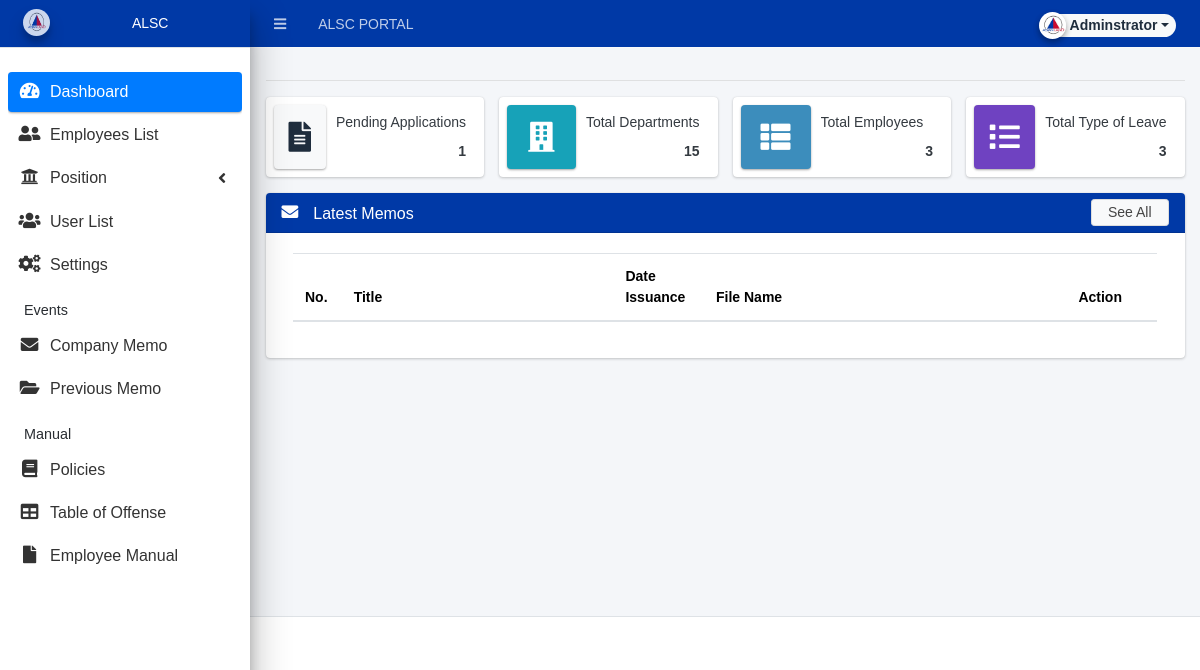
The page /admin/index.php (signed in) on the database as committed earlier.
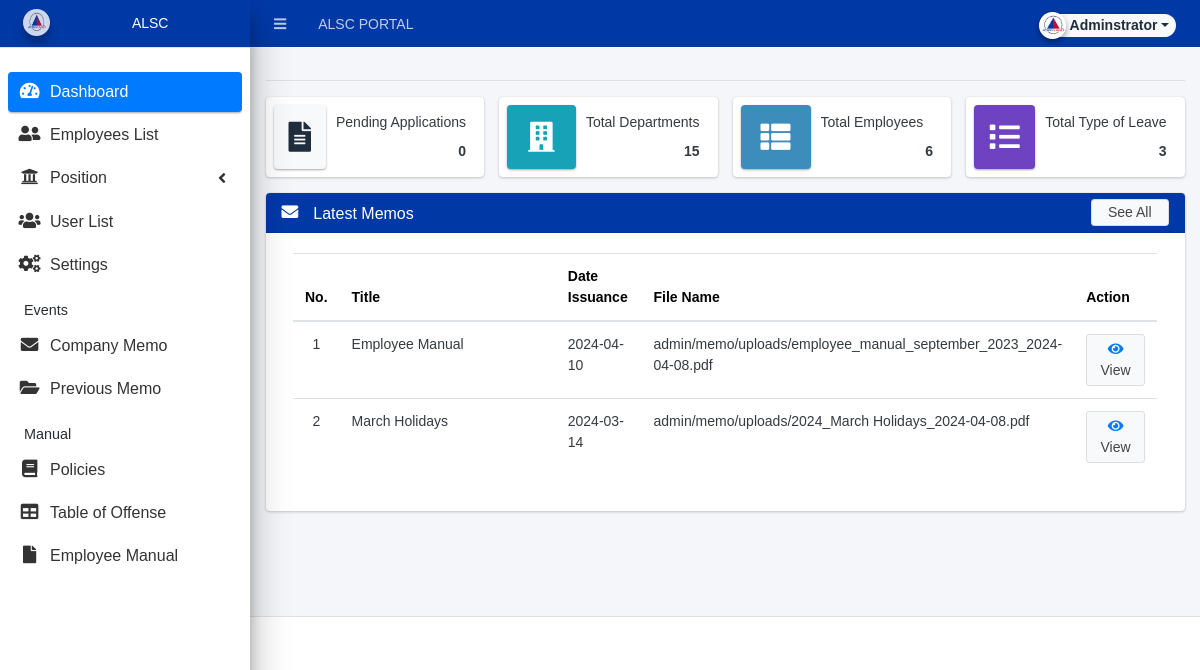
The same page on the database as committed later.
### tables this page shows
CREATE TABLE `uploads` (
  `id` int(30) NOT NULL,
  `title` text NOT NULL,
  `date_issuance` datetime NOT NULL,
  `upload_path` text NOT NULL
);

### classes/DBConnection.php (called while the page is built, shortened)
<?php
class DBConnection{
    private $host = DB_SERVER;
    private $username = DB_USERNAME;
    private $password = DB_PASSWORD;
    private $database = DB_NAME;
    public $conn;
    public function __construct(){
        if (!isset($this->conn)) {
            $this->conn = new mysqli($this->host, $this->username, $this->password, $this->database);
        }
    }
}
?>

### classes/SystemSettings.php (called while the page is built, shortened)
<?php
class SystemSettings extends DBConnection{
	function userdata($field = ''){
		if(!empty($field)){
			if(isset($_SESSION['userdata'][$field]))
				return $_SESSION['userdata'][$field];
			else
				return null;
		}else{
			return false;
		}
	}
}
$_settings = new SystemSettings();
?>

### admin/home.php (the view, shortened to what the changed rows need)
<?php if($_settings->userdata('type') != 3): ?>
<div class="row">
          <div class="col-12 col-sm-6 col-md-3">
            <div class="info-box">
              <span class="info-box-icon bg-light elevation-1"><i class="fas fa-file-alt"></i></span>
              <div class="info-box-content">
                <span class="info-box-text">Pending Applications</span>
                <span class="info-box-number text-right">
                  <?php
                    $pending = $conn->query("SELECT * FROM `leave_applications` where type != 0 and status = 0 ")->num_rows;
                    echo number_format($pending);
                  ?>
                </span>
              </div>
            </div>
          </div>
          <div class="col-12 col-sm-6 col-md-3">
            <div class="info-box mb-3">
              <span class="info-box-icon bg-info elevation-1"><i class="fas fa-building"></i></span>
              <div class="info-box-content">
                <span class="info-box-text">Total Departments</span>
                <span class="info-box-number text-right">
                  <?php
                    $department = $conn->query("SELECT id FROM `department_list` ")->num_rows;
                    echo number_format($department);
                  ?>
                </span>
              </div>
            </div>
          </div>
          <div class="col-12 col-sm-6 col-md-3">
            <div class="info-box mb-3">
              <span class="info-box-icon bg-lightblue elevation-1"><i class="fas fa-th-list"></i></span>
              <div class="info-box-content">
                <span class="info-box-text">Total Employees</span>
                <span class="info-box-number text-right">
                <?php
                    $employee = $conn->query("SELECT DISTINCT(user_id) as total FROM `employee_meta`")->num_rows;
                    echo number_format($employee);
                  ?>
                </span>
              </div>
            </div>
          </div>
          <div class="col-12 col-sm-6 col-md-3">
            <div class="info-box mb-3">
              <span class="info-box-icon bg-purple elevation-1"><i class="fas fa-list"></i>
              </span>
              <div class="info-box-content">
                  <a href="your_php_page.php" style="text-decoration: none; color: inherit;">
                      <span class="info-box-text">Total Type of Leave</span>
                      <span class="info-box-number text-right">
                          <?php
                              $leave_types = $conn->query("SELECT id FROM `leave_types` where status = 1 ")->num_rows;
                              echo number_format($leave_types);
                          ?>
                      </span>
                  </a>
              </div>
            </div>
          </div>
        </div>
<?php endif; ?>
<div class="card">
  <div class="card-body">
    <div class="container-fluid">
      <div class="table-responsive">
        <table class="table">
          <thead>
            <tr style="height:40px;">
              <th style="color: black; width: 5%;">No.</th>
              <th style="color: black; width: 30%;">Title</th>
              <th style="color: black; width: 10%;">Date Issuance</th>
              <th style="color: black; width: 40%;">File Name</th>
              <th style="color: black; width: 10%;">Action</th>
            </tr>
          </thead>
          <tbody>
            <?php
            $i = 1;
            $currentYear = date('Y');
            $qry = $conn->query("SELECT * FROM `uploads` WHERE YEAR(date_issuance) = $currentYear ORDER BY date_issuance DESC limit 5");
            while ($row = $qry->fetch_assoc()):
            ?>
              <tr>
                <td class="text-center"><?php echo $i++; ?></td>
                <td><?php echo $row['title'] ?></td>
                <td><?php echo date('Y-m-d', strtotime($row['date_issuance'])); ?></td>
                <td><?php echo $row['upload_path'] ?></td>
                <td align="center">
                  <a class="btn btn-default btn-sm" style="width: 100%;" href="<?php echo base_url . '/' . $row['upload_path']; ?>" target="_blank" data-id="<?php echo $row['id'] ?>">
                      <span class="fa fa-eye text-primary"></span> View
                  </a>
                </td>
              </tr>
            <?php endwhile; ?>
          </tbody>
        </table>
      </div>
    </div>
  </div>
</div>

Rows that differ between the two databases and show on the page:
added uploads: title "Employee Manual", date_issuance "2024-04-10", upload_path "admin/memo/uploads/employee_manual_september_2023_2024-04-08.pdf"
added uploads: title "March Holidays", date_issuance "2024-03-14", upload_path "admin/memo/uploads/2024_March Holidays_2024-04-08.pdf"
Other text that changed with them:
$pending: "1" → "0"
$employee: "3" → "6"
